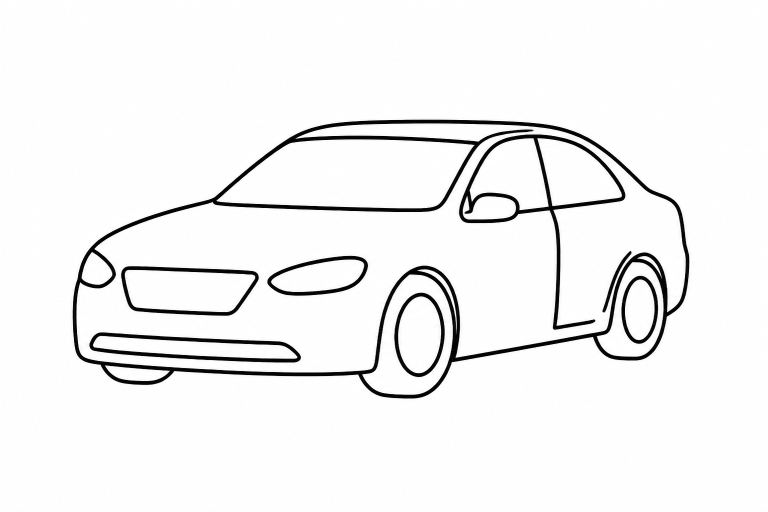
#> input picture art/corner-front.png, 1536 x 1024 px (shown at 1/2 size)
$ python make_corner_icons.py
#> lines starting #> are read from the running program, lines starting #| are printed output that depends on the picture; after the words box and inside, x2 and y2 are one past the last pixel; in counts of white or black regions, pixels touching at a corner belong together
#!/usr/bin/env python3
"""Build the four corner car guide icons from line-art sources.

The rest of the guide set (front, rear, left, glass, odo) is a crisp
white line drawing of uniform weight on a transparent 320x180 canvas.
The sources here are black on white and much larger, so they are
thresholded, thickened to survive the downscale, re-inked white and
fitted to the same framing as the other icons.
"""
import sys
from pathlib import Path

import numpy as np
from PIL import Image, ImageFilter, ImageOps

W, H = 320, 180
MAX_W, MAX_H = 286, 132
TARGET_STROKE = 2.0
ROOT = Path(__file__).resolve().parent.parent
ICON_DIR = ROOT / "docs" / "icons"

SOURCES = {
    "car-fl.png": ROOT / "art" / "corner-front.png",
    "car-rl.png": ROOT / "art" / "corner-rear.png",
}
MIRRORS = {"car-fr.png": "car-fl.png", "car-rr.png": "car-rl.png"}


def binarize(path: Path) -> Image.Image:
    grey = np.asarray(Image.open(path).convert("L"), dtype=np.float32)
    return Image.fromarray(((grey < 190) * 255).astype(np.uint8), "L")


def stroke_width(mask: Image.Image) -> float:
    """Median length of the horizontal ink runs, i.e. the pen width."""
    ink = np.asarray(mask) > 0
    runs = []
    for row in ink:
        length = 0
        for on in row:
            if on:
                length += 1
            elif length:
                runs.append(length)
                length = 0
        if length:
            runs.append(length)
    return float(np.median(runs)) if runs else 1.0


def thicken(mask: Image.Image, scale: float) -> Image.Image:
    """Grow the stroke so it lands near TARGET_STROKE once downscaled."""
    wanted = TARGET_STROKE / scale
    grow = int(round((wanted - stroke_width(mask)) / 2.0))
    for _ in range(max(0, grow)):
        mask = mask.filter(ImageFilter.MaxFilter(3))
    return mask


def build(path: Path) -> Image.Image:
    mask = binarize(path)
#> in binarize, `return Image.fromarray(((grey < 190) * 255).astype(np.uint8), "L")`:
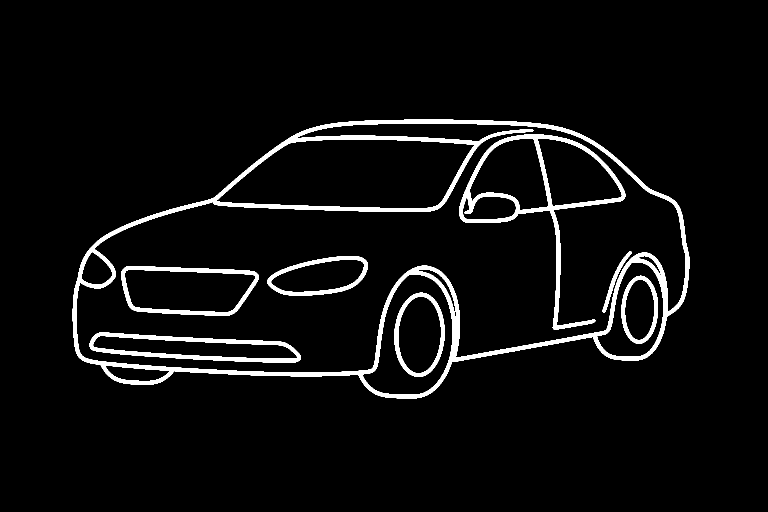
#> returned value: PIL image 1536x1024 L (shown at 1/2 size); 4.8% white; 8 white regions, largest, box (x1, y1, x2, y2) and area: (145, 239, 1379, 797) 43425, (918, 269, 1251, 660) 11145, (179, 665, 602, 725) 6708
    bbox = mask.getbbox()
    mask = mask.crop(bbox)
    scale = min(MAX_W / mask.width, MAX_H / mask.height)
    mask = thicken(mask, scale)
    mask = mask.resize(
        (max(1, round(mask.width * scale)), max(1, round(mask.height * scale))),
        Image.Resampling.LANCZOS,
    )
    alpha = np.asarray(mask, dtype=np.float32) / 255.0
    rgba = np.zeros((*alpha.shape, 4), dtype=np.uint8)
    rgba[:, :, :3] = 255
    rgba[:, :, 3] = (alpha * 255).astype(np.uint8)
    art = Image.fromarray(rgba, "RGBA")

    canvas = Image.new("RGBA", (W, H), (255, 255, 255, 0))
    canvas.paste(art, ((W - art.width) // 2, (H - art.height) // 2))
    return canvas


def main() -> int:
    icons = {}
    for name, src in SOURCES.items():
        if not src.exists():
            print(f"missing source: {src}", file=sys.stderr)
            return 1
        icons[name] = build(src)
#> in build, `bbox = mask.getbbox()`: bbox = (145, 239, 1379, 797)
#> in build, `mask = mask.crop(bbox)`:
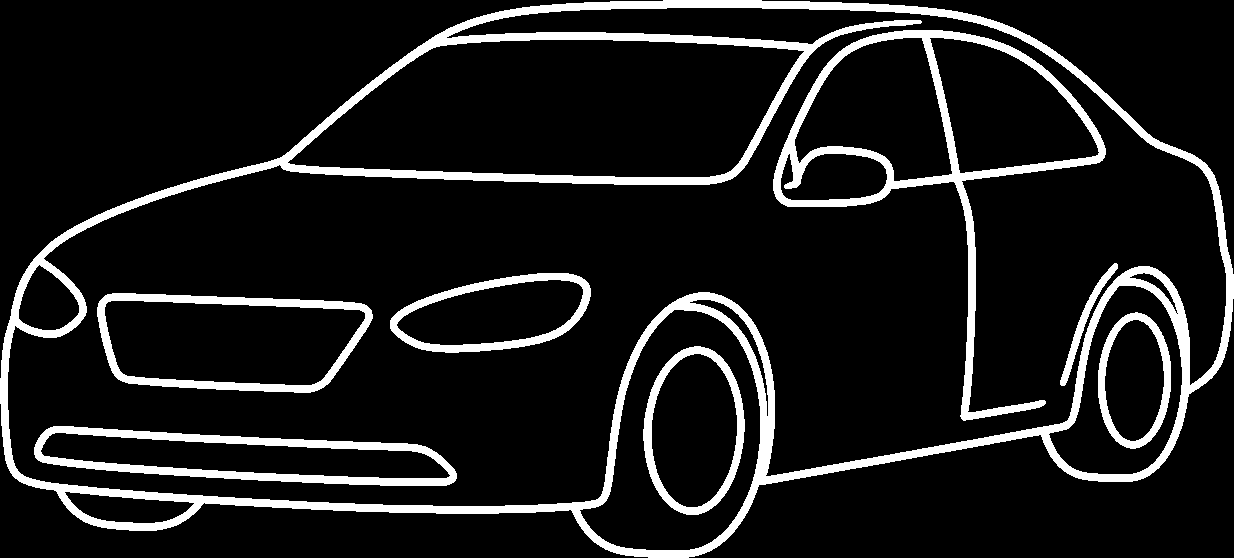
#> mask: PIL image 1234x558 L; 11.1% white; 8 white regions, largest, box (x1, y1, x2, y2) and area: (0, 0, 1234, 558) 43425, (773, 30, 1106, 421) 11145, (34, 426, 457, 486) 6708
#> the loop in stroke_width, `for row in ink:` made 558 passes
#> after the loop in stroke_width, `for row in ink:`: runs = 4259 values, max 406 at index 7, min 3 at index 1341, mean 17.88
#> in thicken, `grow = int(round((wanted - stroke_width(mask)) / 2.0))`: grow = 0
#> in build, `mask = mask.resize( (max(1, round(mask.width * scale)), max(1, round(m..`:
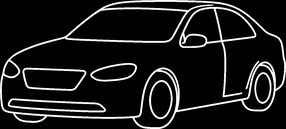
#> mask: PIL image 286x129 L; min 0, max 255, mean 28.4
#> pass 2 of the loop in main, `for name, src in SOURCES.items():`:
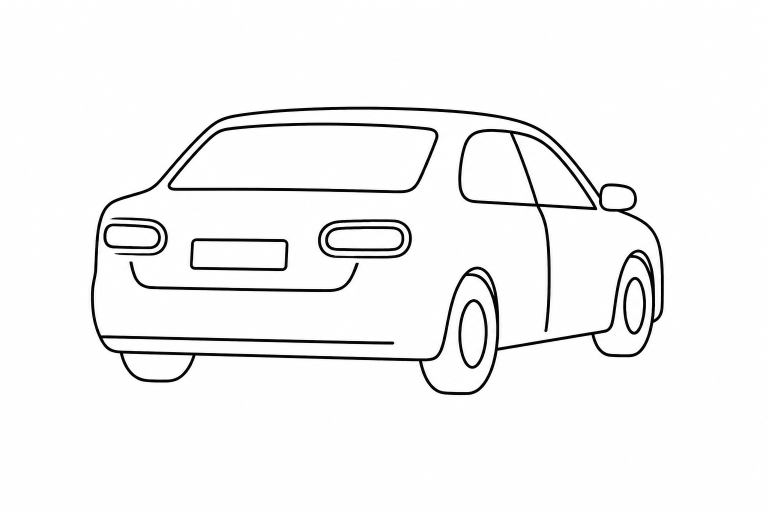
#> input picture art/corner-rear.png, 1536 x 1024 px (shown at 1/2 size)
#> in binarize (call 2), `return Image.fromarray(((grey < 190) * 255).astype(np.uint8), "L")`:
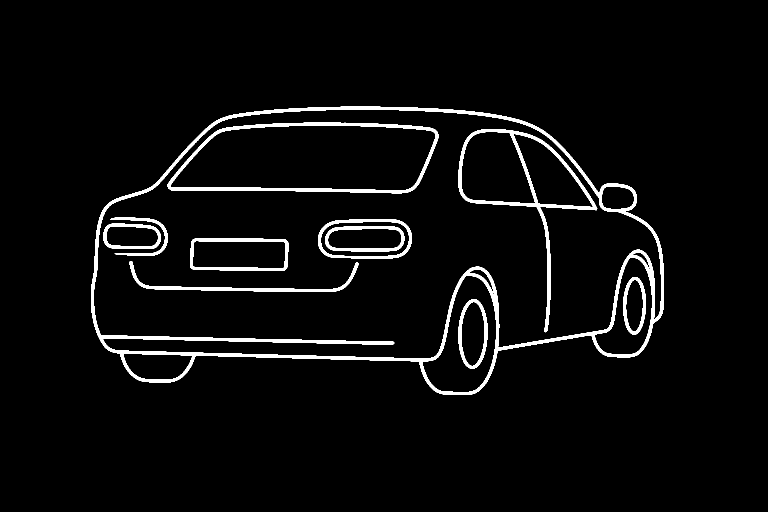
#> returned value: PIL image 1536x1024 L (shown at 1/2 size); 4% white; 11 white regions, largest, box (x1, y1, x2, y2) and area: (182, 213, 1328, 790) 30271, (335, 245, 877, 387) 7652, (916, 258, 1195, 665) 6999
#> bbox = (182, 213, 1328, 790)
#> ink: shape (577, 1146) bool; 9.4% white; 11 white regions, largest, box (x1, y1, x2, y2) and area: (0, 0, 1146, 577) 30271, (153, 32, 695, 174) 7652, (734, 45, 1013, 452) 6999
#> the loop in stroke_width (call 2), `for row in ink:` made 577 passes
#> in build (call 2), `mask = mask.resize( (max(1, round(mask.width * scale)), max(1, round(m..`:
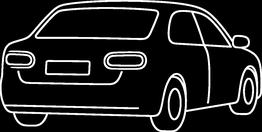
#> mask: PIL image 262x132 L; min 0, max 255, mean 32.8
#> alpha: shape (132, 262) float32
#> rgba: shape (132, 262, 4)
    for name, base in MIRRORS.items():
        icons[name] = ImageOps.mirror(icons[base])
#> after the loop, icons = 4 items
    for name, img in icons.items():
        img.save(ICON_DIR / name)
        print("wrote", ICON_DIR / name)
#> this loop made 4 passes
#> name on passes 1 to 4: 'car-fl.png', 'car-rl.png', 'car-fr.png', 'car-rr.png'
#| wrote docs/icons/car-fl.png
#| wrote docs/icons/car-rl.png
#| wrote docs/icons/car-fr.png
#| wrote docs/icons/car-rr.png
    return 0


if __name__ == "__main__":
    sys.exit(main())
#> (the program exits here)
